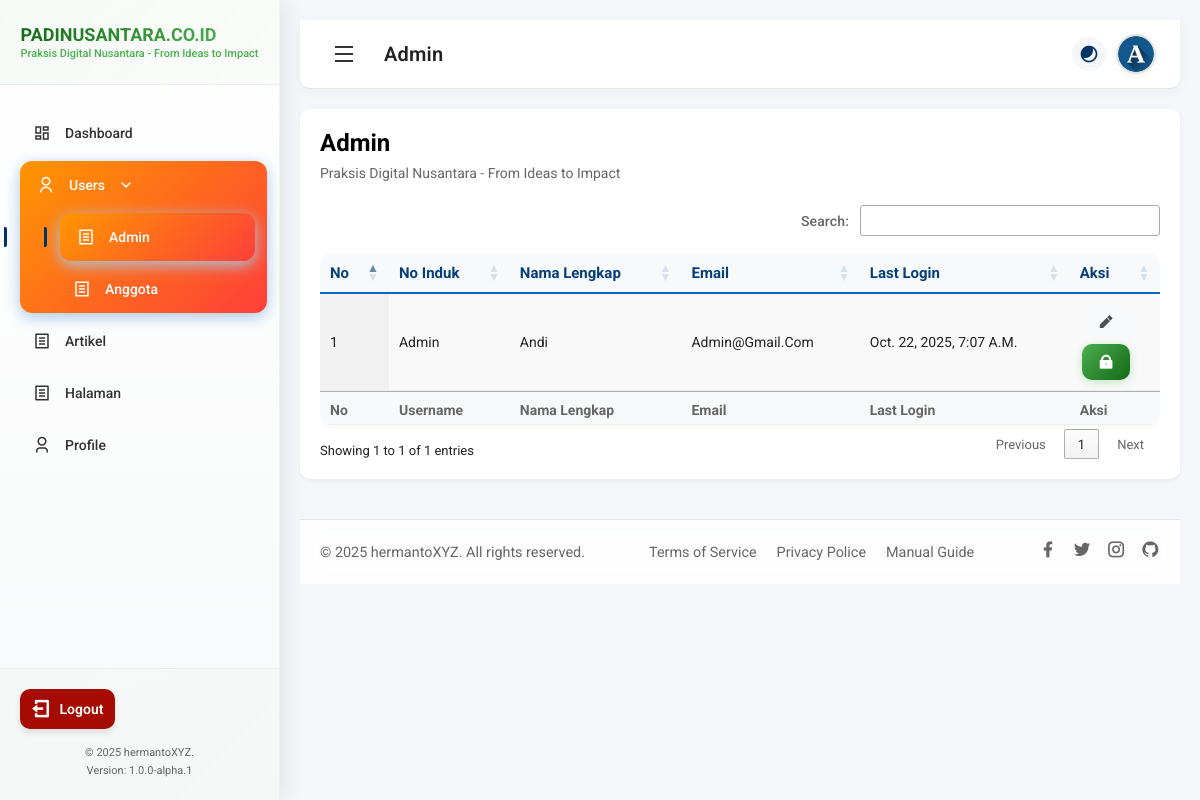
/dashboard/user_list?role=Admin (signed in), run on the app's committed database.
### app/models.py (models this page shows, shortened)
class UserAdmin(models.Model):
    username = models.OneToOneField(User, on_delete=models.CASCADE, to_field="username", primary_key=True, verbose_name="Username Admin")
    telp = models.CharField(max_length=15, verbose_name="Nomor Telepon")
    gender = models.CharField(
        max_length=15,
        choices=[('Laki-laki', 'Laki-laki'), ('Perempuan', 'Perempuan')],
    )
    photo = models.ImageField(upload_to=rename_photo_admin, null=True, blank=True) # Tambahkan null=True, blank=True agar tidak wajib
    class Meta:
        verbose_name_plural = "Admin User" # Pen

### app/decorators_admin.py (the view)
    def wrapper(request, *args, **kwargs):
        useradmin = UserAdmin.objects.get(username=request.user)
        request.useradmin = useradmin
        return function(request, *args, **kwargs)

### app/context_processors.py (called while the page is built)
def web_name(request):
    return {
        'baseurl': 'http://127.0.0.1:8000/',
        'web_name': 'Praksis Digital Nusantara - From Ideas to Impact',
        'webname': 'PADINUSANTARA.CO.ID',
        'web_title': 'Praksis Digital Nusantara - Padinusantara.co.id',
        'address': 'Makassar',
        'telp': '0895 124 02404',
        'fax': '(0411) 889464',
        'website': 'http://padinusantara.co.id',
        'email': 'praksisdn@gmail.com',
        'instagram': '@padinusantara',
        'created_by': 'hermantoXYZ',
    }

def versioned_static(request):
    import time
    return {
        'STATIC_VERSION': int(time.time())
    }

### app/views_admin_set.py (called while the page is built, shortened)
@check_useradmin
@admin_required
def user_list(request):
    useradmin = request.useradmin
    role = request.GET.get('role', 'User Anggota')
    if role == 'Admin':
        user_data = UserAdmin.objects.all()
    elif role == 'Anggota':
        user_data = UserAnggota.objects.all()
    else:
        user_data = []
        messages.warning(request, f"Role '{role}' tidak dikenali.")
    context = {
        'title': 'User List',
        'heading': role,
        'userprodi' : useradmin,
        'photo' : useradmin.photo,
        'user_data': user_data,
    }
    return render(request, 'admin_managed/set/user_list.html', context)

### templates/admin_managed/set/user_list.html (shortened to what this page needs)
{% extends "admin_managed/base.html" %}
{% block content1 %}
<div class="dashboard-content">
	<div class="student-list-container">
		<div class="list-header">
			<div class="list-title">
				<h2>{{ heading }}</h2>
				<p>{{web_name}}</p>
			</div>
		</div>
		<div class="student-table">
			<table id="layananTable" class="display" style="width:100%">
				<thead>
				<tr>
					<th>No</th>
					<th>No Induk</th>
					<th>Nama Lengkap</th>
					<th>Email</th>
					<th>Last Login</th>
					<th>Aksi</th>
				</tr>
				</thead>
				<tfoot>
				<tr>
					<th>No</th>
					<th>Username</th>
					<th>Nama Lengkap</th>
					<th>Email</th>
					<th>Last Login</th>
					<th>Aksi</th>
				</tr>
				</tfoot>
				{% if heading == 'Admin' %}
					<tbody>
					{% for datatb in user_data %}
					<tr>
						<td>{{ forloop.counter }}</td>
						<td>{{ datatb.username.username }}</td>
						<td>{{ datatb.username.first_name }}</td>
						<td>{{ datatb.username.email }}</td>
						<td>{{ datatb.username.last_login }}</td>
						<td><a href="/">
							<button class="action-btn"><i class="ri-pencil-fill"></i></button>
							</a>
							<br>
							<button class="action-btn primary" onclick="openModal('changePasswordModal', '{{ datatb.nim.id }}')">
								<i class="ri-lock-fill"></i>
							</button>
						</td>
					</tr>
					{% endfor %}
					</tbody>
				{% endif %}
			</table>
		</div>
	</div>
</div>
{% endblock content1 %}

### templates/admin_managed/base.html (shortened to what this page needs)
{% load static %}
<!DOCTYPE html>
<html lang="en">
<head>
    <link rel="stylesheet" href="{% static 'style.css' %}?v={{ STATIC_VERSION }}">
    <link href="https://cdn.jsdelivr.net/npm/remixicon@2.5.0/fonts/remixicon.css" rel="stylesheet">
</head>
<body>
    <div class="dashboard-container">
        <div class="sidebar">
            <div class="logo">
                <div class="logo-text">
                    <h2>{{webname}}</h2>
                    <span>{{web_name}}</span>
                </div>
            </div>
            <nav class="sidebar-menu">
                <ul>
                    <li class="{% if title == 'Dashboard' %}active{% endif %}">
                        <a href="{% url 'app:dashboard' %}"><i class="ri-dashboard-line"></i> Dashboard</a>
                    </li>
                    <li class="has-dropdown  {% if title == 'User List' %}active{% endif %}">
                        <a href="#"><i class="ri-user-line"></i>Users<i class="ri-arrow-down-s-line dropdown-icon"></i></a>
                        <ul class="submenu">
                            <li class="{% if heading == 'Admin' %}active{% endif %}"><a href="{% url 'app:user_list' %}?role=Admin"><i class="ri-file-list-line"></i> Admin</a></li>
                            <li class="{% if heading == 'Anggota' %}active{% endif %}"><a href="{% url 'app:user_list' %}?role=Anggota"><i class="ri-file-list-line"></i> Anggota</a></li>
                        </ul>
                    </li>
                    <li class="{% if title == 'Artikel List' %}active{% endif %}">
                        <a href="{% url 'app:article_list' %}"><i class="ri-file-list-line"></i>Artikel</a>
                    </li>
                   <li class="{% if title == 'Page List' %}active{% endif %}">
                        <a href="{% url 'app:page_list' %}"><i class="ri-file-list-line"></i>Halaman</a>
                   </li>
                    <li class="{% if title == 'Profile' %}active{% endif %}">
                        <a href="{% url 'app:profile_admin' %}"><i class="ri-user-3-line"></i> Profile</a>
                    </li>
                </ul>
            </nav>
            <div class="sidebar-footer">
                <button class="btn logout" onclick="openModal('logout')">
                    <i class="ri-logout-box-line"></i>
                    Logout
                </button>
                <div class="sidebar-footer-p">
                    <p>© 2025 {{ created_by }}.</p>
                    <p>Version: 1.0.0-alpha.1</p>
                </div>
            </div>
        </div>
        <div class="main-content">
            <header class="top-header">
                <div class="header-left">
                    <button id="toggle-sidebar"><i class="ri-menu-line"></i></button>
                    <h2>{{heading}}</h2>
                </div>
                <div class="header-right">
                    <div class="user-menu">
                        <i class="ri-contrast-2-fill"></i>
                        <img src="/media/{{ photo }}" alt="User Avatar" class="avatar">
                    </div>
                </div>
            </header>
            {% block content1 %}
            {% endblock content1 %}
            <footer class="dashboard-footer">
                <div class="footer-content">
                    <div class="footer-left">
                        <p>&copy; 2025 {{ created_by }}. All rights reserved.
                        </p>
                    </div>
                    <div class="footer-center">
                        <a href="#">Terms of Service</a>
                        <a href="#">Privacy Police</a>
                        <a href="#">Manual Guide</a>
                    </div>
                    <div class="footer-right">
                        <div class="social-links">
                            <a href="#"><i class="ri-facebook-fill"></i></a>
                            <a href="#"><i class="ri-twitter-fill"></i></a>
                            <a href="#"><i class="ri-instagram-line"></i></a>
                            <a href="#"><i class="ri-github-fill"></i></a>
                        </div>
                    </div>
                </div>
            </footer>
        </div>
    </div>
<link rel="stylesheet" href="https://cdn.datatables.net/1.13.7/css/jquery.dataTables.min.css">
<link rel="stylesheet" href="https://cdn.datatables.net/buttons/2.4.2/css/buttons.dataTables.min.css">
<link rel="stylesheet" href="https://cdn.jsdelivr.net/npm/choices.js/public/assets/styles/choices.min.css" />
</body>
</html>

### data on the page
UserAdmin: photo (picture), username.username "Admin", username.first_name "Andi", username.email "Admin@gmail.com", username.last_login "Oct. 22, 2025, 7:07 A.m."

### other printed values
{{ webname }} "PADINUSANTARA.CO.ID"
{{ web_name }} "Praksis Digital Nusantara - From Ideas to Impact"
{{ created_by }} "hermantoXYZ"
{{ heading }} "Admin"
